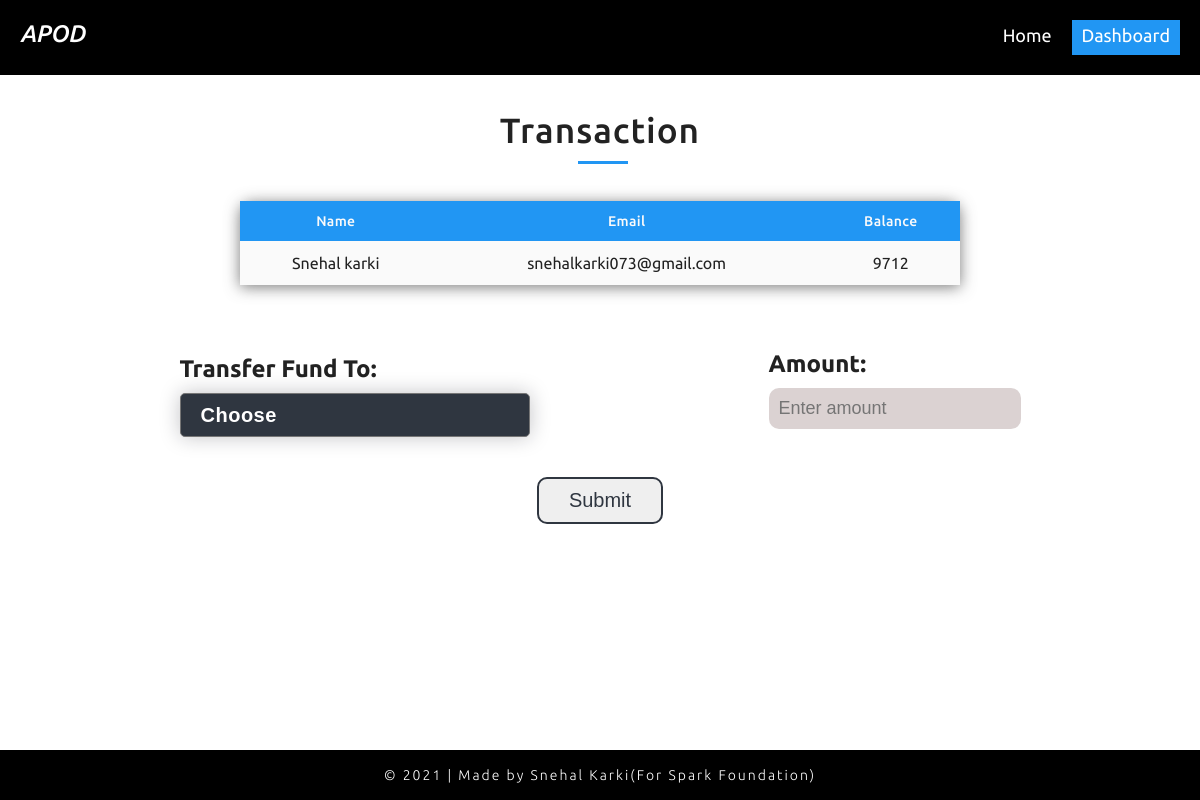
The app's page /transfer.php?selectedUserDetails=1 with its own data.
### tables this page shows
CREATE TABLE `bankdetails` (
  `id` int(4) NOT NULL,
  `name` varchar(30) NOT NULL,
  `email` varchar(50) NOT NULL,
  `balance` int(11) NOT NULL
);

### transfer.php (the view, shortened to what this page needs)
<?php
    include 'nav.php';
?>
<section class="transfer">
    <form class="send" method="post">
        <h1 class="title">Transaction</h1>
        <table class="table-user table-transfer">
            <thead>
                <tr>
                    <th>Name</th>
                    <th>Email</th>
                    <th>Balance</th>
                </tr>
            </thead>
            <?php
                include 'config.php';
                if(isset($_GET['selectedUserDetails'])){
                    $id = $_GET['selectedUserDetails'];
                    $sql = "select * from `bankdetails` where id = $id";
                    $res = mysqli_query($con,$sql);
                    if($res)
                     {
                        $row = mysqli_fetch_assoc($res);
                        $name = $row['name'];
                        $email = $row['email'];
                        $balance = $row['balance'];
                        echo '
                        <tr>
                        <td data-value="Name">'.$name.'</td>
                        <td data-value="Email">'.$email.'</td>
                        <td data-value="Balance">'.$balance.'</td>
                        </tr>
                        ';
                    }
                }
            ?>
        </table>
        <div class="transfer-container">
            <div class="send-item">
                <h2>Transfer Fund To:</h2>
                <select name="item" required>
                    <option value="" disabled selected>Choose</option>
                </select>
            </div>
            <div class="amount">
                <h2>Amount:</h2>
                <input type="number" name="amount" placeholder="Enter amount">
            </div>
        </div>
        <div class="transfer-button">
            <input type="submit" name="submit" value="Submit">
        </div>
    </form>
</section>
<footer class="transfer-footer">
    <h4>© 2021 | Made by Snehal Karki(For Spark Foundation)</h4>
</footer>

### css/style.css (style rules this page uses)
* { margin: 0; padding: 0; box-sizing: border-box; user-select: none; -webkit-tap-highlight-color: transparent; outline: none; overflow-x: unset; }
:root { --primary-color: #2196F3; --secondary-color: #222; }
html { font-family: 'Ubuntu', sans-serif; color: var(--secondary-color); scroll-behavior: smooth; }
h1 { font-size: 25px; font-weight: 400; letter-spacing: 1px; word-spacing: 2px; }
section { padding: 30px 60px; }
.title { text-align: center; margin-bottom: 20px; position: relative; }
.title::after { position: absolute; display: block; content: ""; width: 50px; height: 3px; margin-top: 10px; left: 48%; background-color: var(--primary-color); }
.table-user { margin-top: -20px; width: 100%; box-shadow: 0 2px 15px rgba(64, 64, 64, .7); border-collapse: collapse; border-spacing: 0; border-radius: 12px 12px 0 0; }
.table-user th { background-color: var(--primary-color); }
.table-user thead tr th { font-size: 14px; font-weight: 500; color: #fafafa; letter-spacing: 0.35px; opacity: 1; padding: 12px; vertical-align: top; }
tr { background-color: #fafafa; }
td, th { padding: 13px 10px; text-align: center; font-size: 16px; }
.transfer-button { margin: 40px 0 20px 0; text-align: center; }
.transfer-button input { border: 2px solid #2f3640; color: #2f3640; padding: 10px 30px; font-size: 20px; border-radius: 10px; cursor: pointer; margin-bottom: 40px; transition: all 0.5s; }
.transfer-container { display: flex; justify-content: space-around; }
.transfer { margin-top: 10vh; }
.transfer h2 { margin: 10px 0; }
.send-item { margin-top: 60px; }
.amount { margin-top: 55px; }
.amount input[type=number] { -moz-appearance: textfield; background-color: #dbd2d2; border: none; padding: 10px; font-size: 18px; border-radius: 10px; }
.transfer h1 { font-size: 35px; font-weight: 500; text-align: center; }
.table-transfer { width: 720px; margin: 0 auto; margin-top: 50px; }
select { -webkit-appearance: none; -moz-appearance: none; appearance: none; width: 350px; padding: 10px 20px; font-family: 'Poppins', sans-serif; font-weight: 600; font-size: 20px; letter-spacing: 0.5px; cursor: pointer; background-color: #2F3640; color: #ffffff; border-radius: 5px; outline: none; box-shadow: 0 0 20px rgba(20, 20, 30, 0.25); overflow: visible; }
select option { background-color: #2F3640; letter-spacing: 1.2px; font-weight: 300; font-size: 18px; }
footer { position: fixed; width: 100%; left: 0; bottom: 0; z-index: 21; }
footer, .footer { background-color: black; height: 50px; line-height: 50px; text-align: center; color: white; letter-spacing: 2px; }
footer h4, .footer h4 { font-weight: 300; font-size: 14px !important; }

### records on screen
bankdetails: name "Snehal karki", email "snehalkarki073@gmail.com", balance "9712"
